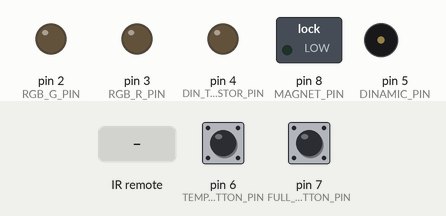
Simulated run of this sketch. Board: Arduino Uno, built with avr-gcc and run on an emulated ATmega328P. Parts: switched loads named in the sketch (green lamp = pin HIGH), output pins drawn as LEDs (lit = HIGH), buzzer (waves = sounding). Dashed ring = blinking. The test bench sets the inputs (shaded band); at power-on: pin 6 (TEMP_BUTTON_PIN) LOW, pin 7 (FULL_BUTTON_PIN) LOW. Pins used as bus, display or sensor lines are not drawn; what the sketch prints to the serial monitor is not drawn.

Above: at 1.2 s.
1.3 s: pin 6 (TEMP_BUTTON_PIN) pulled HIGH for 0.15 s
At 2.7 s:
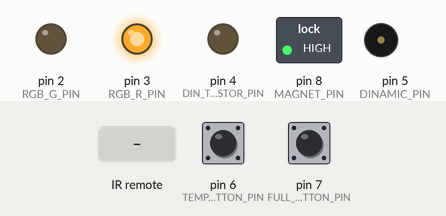
3.4 s: infrared code 0x1C received
At 3.55 s:
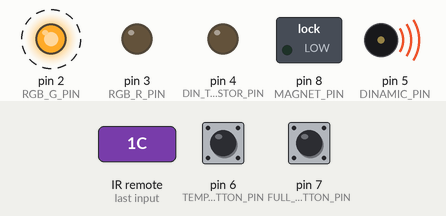
6.4 s: pin 7 (FULL_BUTTON_PIN) pulled HIGH for 3.2 s
11.6 s: pin 7 (FULL_BUTTON_PIN) pulled HIGH for 0.15 s
At 11.85 s:
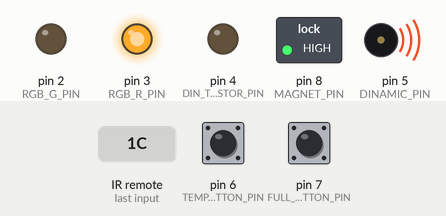
13.7 s: pin 7 (FULL_BUTTON_PIN) pulled HIGH for 1 s
At 15.9 s:
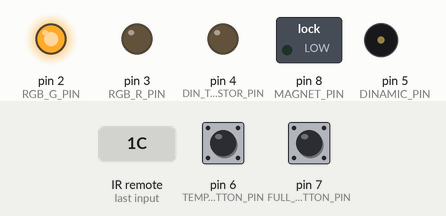
Timing chart, 0 to 17.4 s (numbered marks = the images above; inputs shaded):
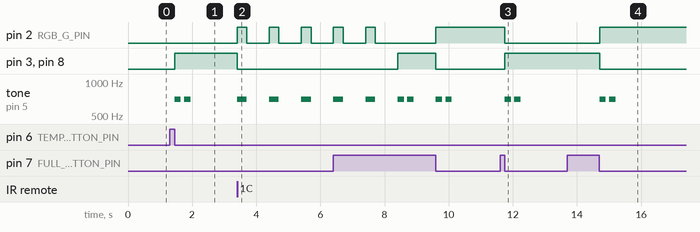

Measured:
- after the input at 1.3 s, pin 3 (RGB_R_PIN), pin 8 (MAGNET_PIN): LOW → HIGH after 0.15 s; tone on pin 5 (DINAMIC_PIN): alternates 700 Hz for 0.20 s and silent for 0.10 s, 4 changes in all, then stays silent, starting after 0.15 s
- after the input at 3.4 s, pin 2 (RGB_G_PIN): alternates HIGH for 0.30 s and LOW for 0.70 s, starting at once; pin 3 (RGB_R_PIN), pin 8 (MAGNET_PIN): HIGH → LOW at once; tone on pin 5 (DINAMIC_PIN): alternates 700 Hz for 0.30 s and silent for 0.70 s, starting at once
- after the input at 11.6 s, pin 2 (RGB_G_PIN): HIGH → LOW after 0.15 s; pin 3 (RGB_R_PIN), pin 8 (MAGNET_PIN): LOW → HIGH after 0.15 s; tone on pin 5 (DINAMIC_PIN): alternates 700 Hz for 0.20 s and silent for 0.10 s, 4 changes in all, then stays silent, starting after 0.15 s
- after the input at 13.7 s, pin 2 (RGB_G_PIN): LOW → HIGH after 1.0 s; pin 3 (RGB_R_PIN), pin 8 (MAGNET_PIN): HIGH → LOW after 1.0 s; tone on pin 5 (DINAMIC_PIN): alternates 700 Hz for 0.20 s and silent for 0.10 s, 4 changes in all, then stays silent, starting after 1.0 s

The sketch:

main.ino
```cpp
#include <SPI.h>
#include <MFRC522.h>
#include <IRremote.h>

#define RFID_SS_PIN 10
#define RFID_RST_PIN 9
#define MAGNET_PIN 8
#define FULL_BUTTON_PIN 7
#define TEMP_BUTTON_PIN 6
#define DINAMIC_PIN 5
#define DIN_TRANSISTOR_PIN 4
#define RGB_R_PIN 3
#define RGB_G_PIN 2
#define IR_PIN A0

String registeredCards[] = {}; //insert card UIDs to here

enum class LedColor {Red, Green, Off};
int outPins[] = {
    MAGNET_PIN,
    DINAMIC_PIN,
    DIN_TRANSISTOR_PIN,
    RGB_R_PIN,
    RGB_G_PIN
};
int inPins[] = {
    FULL_BUTTON_PIN,
    TEMP_BUTTON_PIN,
    IR_PIN
};
bool isMagnetLocked = false;

MFRC522 rfid(RFID_SS_PIN, RFID_RST_PIN);

void setup() {
    Serial.begin(9600);
    Serial.println("Starting initialization...");
    SPI.begin();
    IrReceiver.begin(IR_PIN);
    rfid.PCD_Init();

    for (int i: outPins) {
        pinMode(i, OUTPUT);
    }
    for (int i: inPins) {
        pinMode(i, INPUT);
    }

    Serial.println("Initialization complete");
}

void loop() {
    if (isButtonPressed(FULL_BUTTON_PIN)) {
        if (isMagnetLocked) {
            unlockMagnet();
        } else {
            lockMagnet();
        }
    }
    else if (isButtonPressed(TEMP_BUTTON_PIN)) {
        if (isMagnetLocked) {
            unlockMagnet(5);
        } else {
            lockMagnet();
        }
    }
    else if (rfid.PICC_IsNewCardPresent() && rfid.PICC_ReadCardSerial()) {
        if (isKeyValid(getCardUID())) {
            unlockMagnet(5);
        } else {
            playErrorSound();
        }
    }
    else if (IrReceiver.decode()) {
        if (IrReceiver.decodedIRData.command == 22) {
            unlockMagnet();
        } else if (IrReceiver.decodedIRData.command == 28) {
            unlockMagnet(5);
        } else if (IrReceiver.decodedIRData.command == 13) {
            lockMagnet();
        }
        IrReceiver.resume();
    }
}

bool isKeyValid(String key) {
    for (String i: registeredCards) {
        if (i == key) {
            return true;
        }
    }
    return false;
}

String getCardUID() {
    return decodeBytes(rfid.uid.uidByte, rfid.uid.size);
}

String decodeBytes(byte *buffer, byte bufferSize) {
    String str;
    for (byte i = 0; i < bufferSize; i++) {
        str += " " + String(buffer[i], HEX);
    }
    str.trim();
    str.toUpperCase();
    return str;
}

bool isButtonPressed(int buttonPin) {
    if (!digitalRead(buttonPin)) {
        return false;
    }

    delay(5);
    while (digitalRead(buttonPin)) {
        delay(3);
    }
    return true;
}

void lockMagnet() {
    isMagnetLocked = true;
    digitalWrite(MAGNET_PIN, HIGH);
    setLed(LedColor::Red);
    playSuccessSound();
}

void unlockMagnet() {
    isMagnetLocked = false;
    digitalWrite(MAGNET_PIN, LOW);
    setLed(LedColor::Green);
    playSuccessSound();
}

void unlockMagnet(int _seconds) {
    isMagnetLocked = false;
    digitalWrite(MAGNET_PIN, LOW);
    for (int i = 0; i < _seconds; i++) {
        setLed(LedColor::Green);
        tone(DINAMIC_PIN, 700);
        delay(300);
        setLed(LedColor::Off);
        noTone(DINAMIC_PIN);
        delay(700);
    }
    lockMagnet();
}

void playSuccessSound() {
    for (int i = 0; i < 2; i++) {
        tone(DINAMIC_PIN, 700);
        delay(200);
        noTone(DINAMIC_PIN);
        delay(100);
    }
}

void playErrorSound() {
    for (int i = 0; i < 2; i++) {
        tone(DINAMIC_PIN, 200);
        delay(200);
        noTone(DINAMIC_PIN);
        delay(100);
    }
}

void setLed(LedColor color) {
    if (color == LedColor::Red) {
        digitalWrite(RGB_G_PIN, LOW);
        digitalWrite(RGB_R_PIN, HIGH);
    } else if (color == LedColor::Green) {
        digitalWrite(RGB_R_PIN, LOW);
        digitalWrite(RGB_G_PIN, HIGH);
    } else {
        digitalWrite(RGB_G_PIN, LOW);
        digitalWrite(RGB_R_PIN, LOW);
    }
}
```
